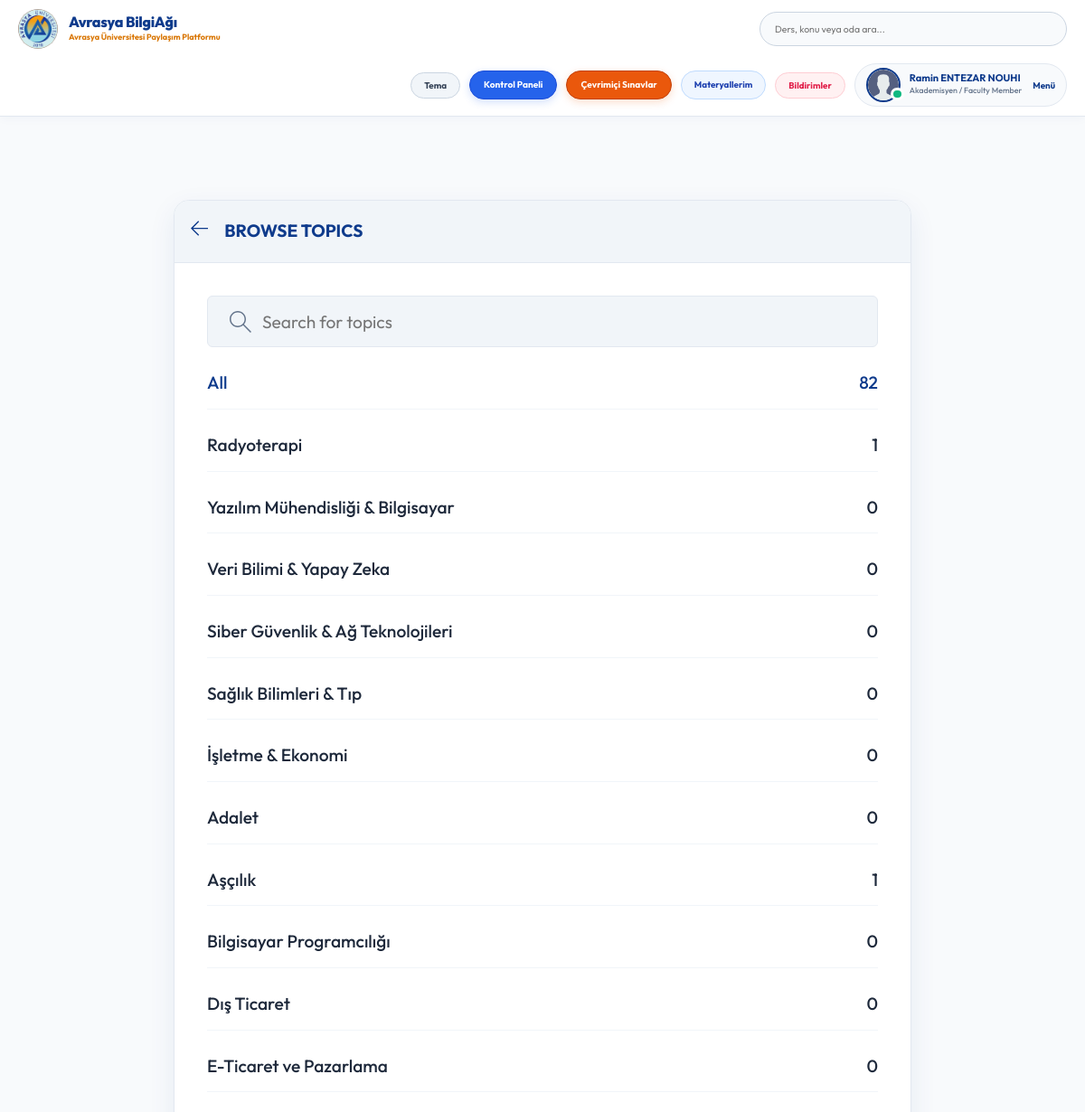
/topics/ (signed in, upper part), run on an earlier commit of the app's database.
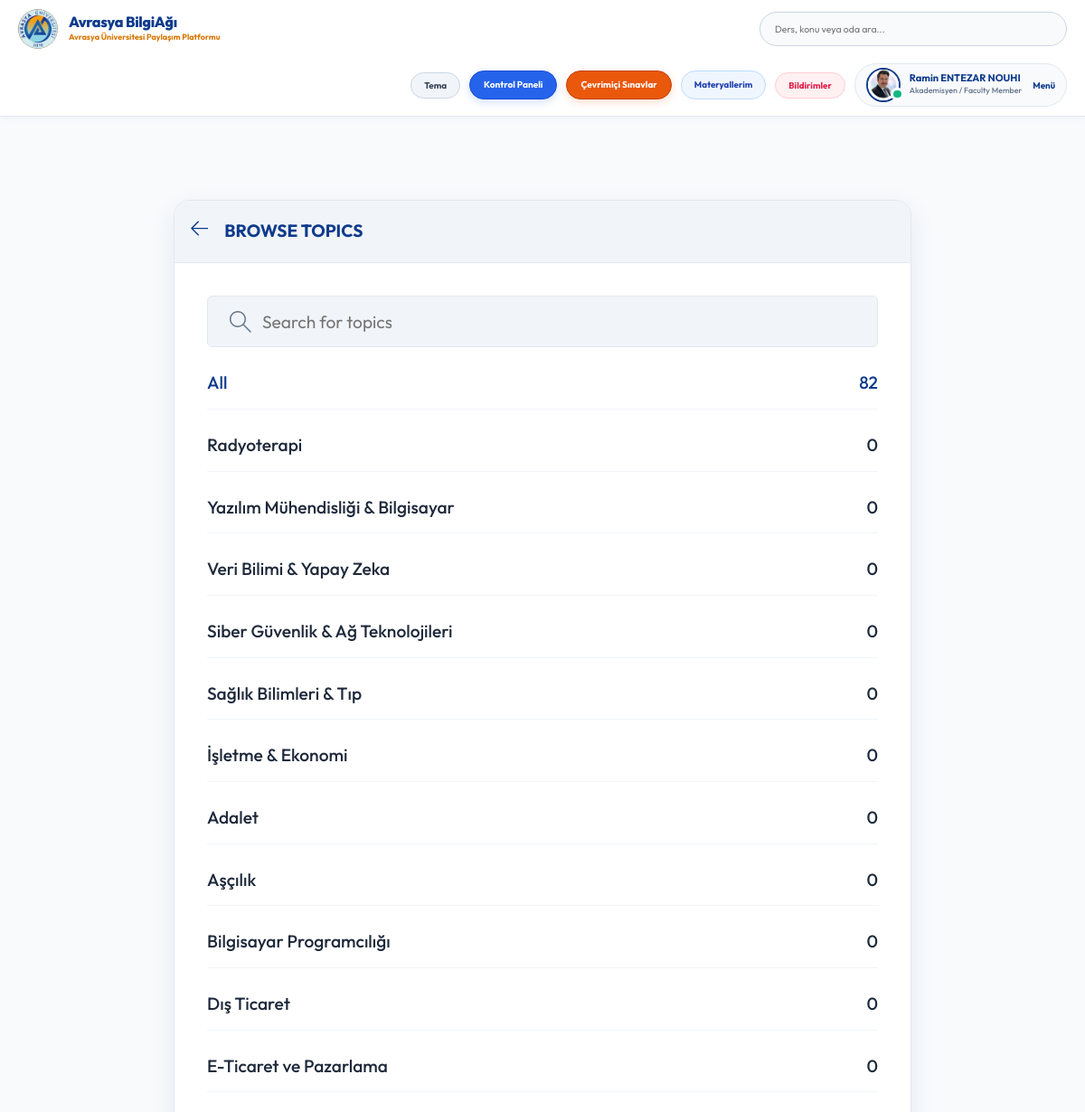
And on a later commit of the database.
### base/models.py (models this page shows, shortened)
class User(AbstractUser):
    name = models.CharField(max_length=200, null=True, verbose_name="Ad Soyad")
    email = models.EmailField(unique=True, null=True, verbose_name="E-Posta Adresi")
    bio = models.TextField(null=True, verbose_name="Hakkımda (Biyografi)")
    avatar = models.ImageField(null=True, default="avatar.svg", verbose_name="Profil Fotoğrafı (Avatar)")
    student_id = models.CharField(max_length=50, null=True, blank=True, verbose_name="Öğrenci / Sicil No")
    department = models.CharField(max_length=100, choices=DEPARTMENT_CHOICES, default='Genel / Diğer', verbose_name="Fakülte / Bölüm")
    role = models.CharField(max_length=20, choices=ROLE_CHOICES, default='student', verbose_name="Akademik Rol")
    github_link = models.URLField(max_length=255, null=True, blank=True, verbose_name="GitHub Profili")
    linkedin_link = models.URLField(max_length=255, null=True, blank=True, verbose_name="LinkedIn Profili")
    objects = CustomUserManager()
    USERNAME_FIELD = 'email'
    REQUIRED_FIELDS = ['username']
    @property
    def unread_notifications_count(self):
        return self.notifications.filter(is_read=False).count()
    @property
    def unread_notifications(self):
        return self.notifications.filter(is_read=False)

class Topic(models.Model):
    name = models.CharField(max_length=200)

### base/views.py (the view, shortened to what this page needs)
# urls.py: path('topics/', views.topicsPage, name="topics"),
@login_required(login_url='login')
def topicsPage(request):
    q = request.GET.get('q') if request.GET.get('q') != None else ''
    topics = Topic.objects.filter(name__icontains=q)
    return render(request, 'base/topics.html', {'topics': topics})

### base/templates/base/topics.html (shortened to what this page needs)
{% extends 'main.html' %}
{% block content %}
<main class="create-room layout">
  <div class="container">
    <div class="layout__box">
      <div class="layout__boxHeader">
        <div class="layout__boxTitle">
          <a href="{% url 'home' %}">
            <svg version="1.1" xmlns="http://www.w3.org/2000/svg" width="32" height="32" viewBox="0 0 32 32">
              <title>arrow-left</title>
              <path
                d="M13.723 2.286l-13.723 13.714 13.719 13.714 1.616-1.611-10.96-10.96h27.625v-2.286h-27.625l10.965-10.965-1.616-1.607z">
              </path>
            </svg>
          </a>
          <h3>Browse Topics</h3>
        </div>
      </div>
      <div class="topics-page layout__body">
        <form action="" method="GET" class="header__search">
          <label>
            <input name="q" placeholder="Search for topics" />
          </label>
        </form>
        <ul class="topics__list">
          <li>
            <a href="{% url 'topics' %}" class="active">All <span>{{topics.count}}</span></a>
          </li>
          {% for topic in topics %}
          <li>
            <a href="{% url 'home' %}?q={{topic.name}}">{{ topic.name }} <span>{{topic.room_set.all.count}}</span></a>
          </li>
          {% endfor %}
        </ul>
      </div>
    </div>
  </div>
</main>
{% endblock content %}

### templates/navbar.html (shortened to what the changed rows need)
{% load static %}
<header class="header header--loggedIn" style="background: #ffffff; border-bottom: 1px solid #e2e8f0; padding: 10px 0; position: sticky; top: 0; z-index: 999; box-shadow: 0 2px 10px rgba(15, 59, 140, 0.04);">
    <div class="container" style="display: flex; justify-content: space-between; align-items: center; gap: 16px; flex-wrap: wrap; width: 100%; max-width: 1400px; margin: 0 auto; padding: 0 20px;">
        <a href="{% url 'home' %}" class="header__logo" style="display: flex; align-items: center; gap: 12px; text-decoration: none; flex-shrink: 0;">
            <div style="white-space: nowrap;">
                <h1 style="margin: 0; font-weight: 800; font-size: 1.35rem; color: #0f3b8c; letter-spacing: -0.3px; line-height: 1.2; white-space: nowrap !important;">Avrasya BilgiAğı</h1>
            </div>
        </a>
        <nav class="header__menu" style="display: flex; align-items: center; gap: 10px; flex-shrink: 0; margin-left: auto;">
            {% if request.user.is_authenticated %}
            <a href="{% url 'saved-resources' %}" title="Kaydedilen Materyallerim" style="display: flex; align-items: center; justify-content: center; background: #eff6ff; border: 1px solid #bfdbfe; color: #1e40af; padding: 7px 14px; border-radius: 50px; text-decoration: none; font-size: 0.82rem; font-weight: 700; flex-shrink: 0;">
                Materyallerim
            </a>
            <div style="position: relative; flex-shrink: 0;">
                <button onclick="const m=document.getElementById('notifModal'); m.style.display = m.style.display === 'none' ? 'block' : 'none';" title="Bildirimler" style="background: #fff1f2; border: 1px solid #fecdd3; color: #e11d48; padding: 7px 14px; border-radius: 50px; cursor: pointer; font-size: 0.82rem; font-weight: 700; display: flex; align-items: center; gap: 6px; position: relative;">
                    Bildirimler
                </button>
            </div>
            <div class="header__user" style="display: flex; align-items: center; gap: 12px; background: #f8fafc; border: 1px solid #e2e8f0; padding: 4px 12px; border-radius: 50px; flex-shrink: 0;">
                <a href="{% url 'update-user' %}" style="display: flex; align-items: center; gap: 10px; text-decoration: none;">
                    <div class="avatar avatar--medium active">
                        <img src="{{request.user.avatar.url}}" style="width: 34px; height: 34px; border-radius: 50%; object-fit: cover;" />
                    </div>
                    <div>
                        <p style="margin: 0; font-weight: 700; color: #0f3b8c; line-height: 1.2; font-size: 0.92rem; white-space: nowrap;">{{request.user.name|default:request.user.username}}</p>
                        <span style="font-size: 0.74rem; color: #64748b; font-weight: 500; display: block; white-space: nowrap;">{{request.user.get_role_display}}</span>
                    </div>
                </a>
                <button class="dropdown-button" style="background: transparent; border: none; cursor: pointer; font-weight: 700; color: #0f3b8c; font-size: 0.82rem;">
                    Menü
                </button>
            </div>
            {% endif %}
        </nav>
    </div>
</header>

What changed in the data, as far as the page shows it:
changed User "Ramin ENTEZAR NOUHI": user.avatar: picture added in place of a placeholder
computed for Topic "Radyoterapi": room_set.all.count "1" → "0"
computed for Topic "Aşçılık": room_set.all.count "1" → "0"
